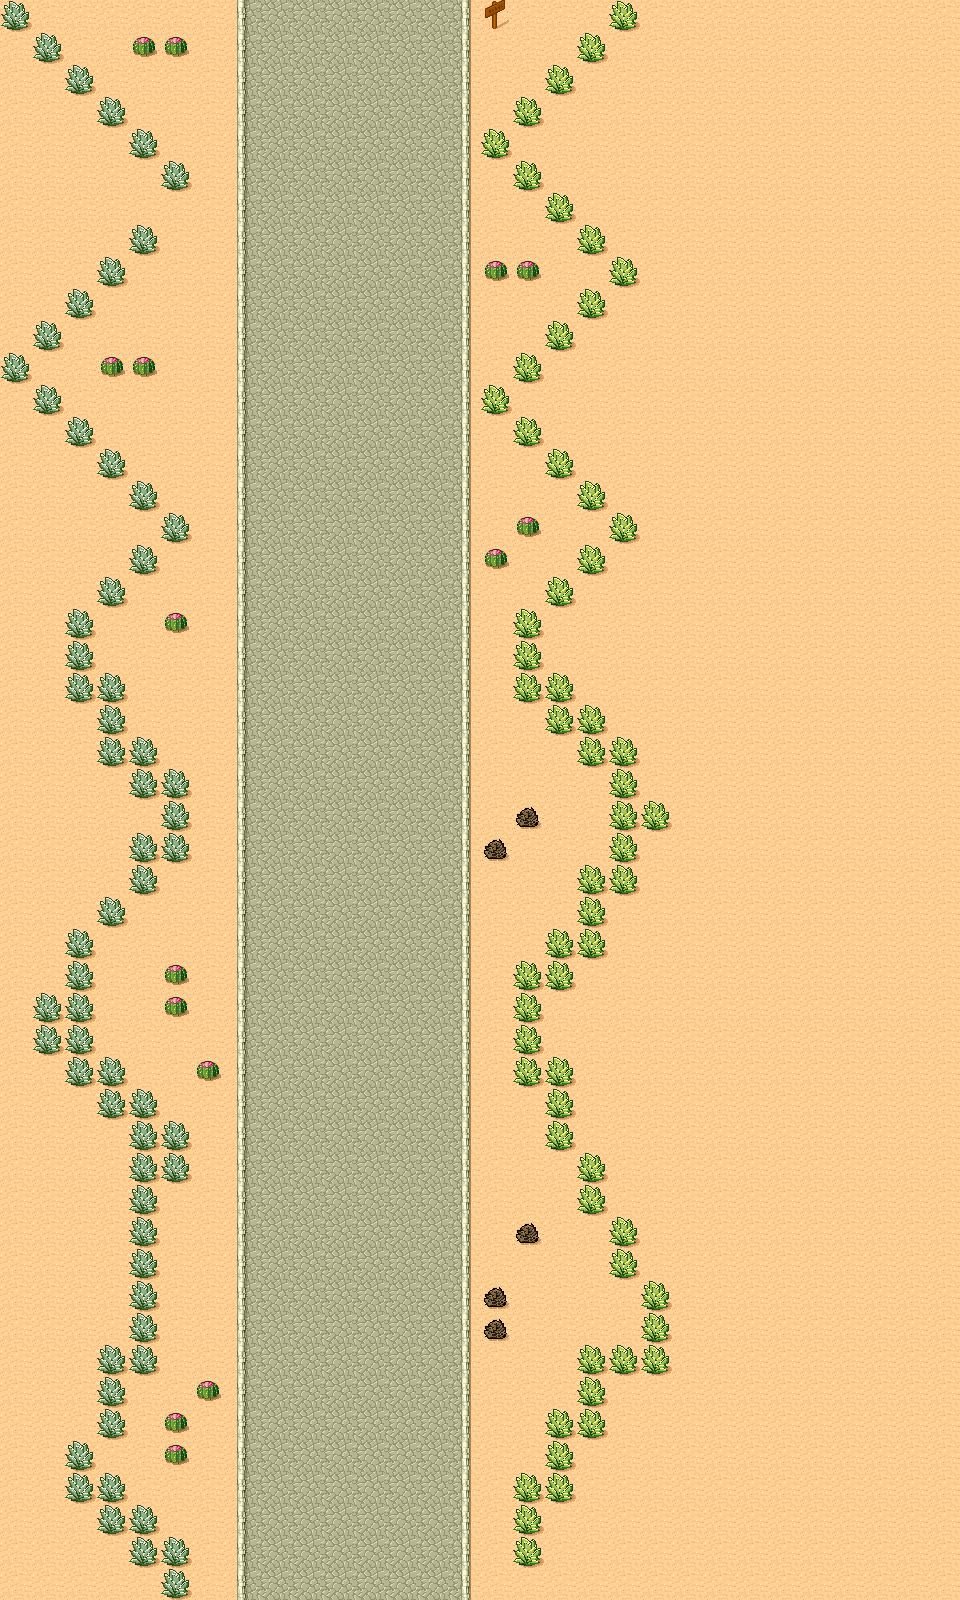

Tiled map render using the project's own tile images. Description and the whole map definition, tile-layer contents included, below:
An orthogonal 30x50 tile map with 32x32 px tiles, 1 tile layer (Background) and 2 objects (Circle, myCar).

<map version="1.2" tiledversion="1.2.1" orientation="orthogonal" renderorder="left-down" width="30" height="50" tilewidth="32" tileheight="32" infinite="0" nextlayerid="7" nextobjectid="19">
 <tileset firstgid="1" source="TestMap.tsx" />
 <layer id="3" name="Background" width="30" height="50">
  <data encoding="csv">
38,30,30,30,30,30,30,33,34,34,34,34,34,34,35,46,30,30,30,40,30,30,30,30,30,30,30,30,30,30,
30,38,30,30,31,31,30,33,34,34,34,34,34,34,35,30,30,30,40,30,30,30,30,30,30,30,30,30,30,30,
30,30,38,30,30,30,30,33,34,34,34,34,34,34,35,30,30,40,30,30,30,30,30,30,30,30,30,30,30,30,
30,30,30,38,30,30,30,33,34,34,34,34,34,34,35,30,40,30,30,30,30,30,30,30,30,30,30,30,30,30,
30,30,30,30,38,30,30,33,34,34,34,34,34,34,35,40,30,30,30,30,30,30,30,30,30,30,30,30,30,30,
30,30,30,30,30,38,30,33,34,34,34,34,34,34,35,30,40,30,30,30,30,30,30,30,30,30,30,30,30,30,
30,30,30,30,30,30,30,33,34,34,34,34,34,34,35,30,30,40,30,30,30,30,30,30,30,30,30,30,30,30,
30,30,30,30,38,30,30,33,34,34,34,34,34,34,35,30,30,30,40,30,30,30,30,30,30,30,30,30,30,30,
30,30,30,38,30,30,30,33,34,34,34,34,34,34,35,31,31,30,30,40,30,30,30,30,30,30,30,30,30,30,
30,30,38,30,30,30,30,33,34,34,34,34,34,34,35,30,30,30,40,30,30,30,30,30,30,30,30,30,30,30,
30,38,30,30,30,30,30,33,34,34,34,34,34,34,35,30,30,40,30,30,30,30,30,30,30,30,30,30,30,30,
38,30,30,31,31,30,30,33,34,34,34,34,34,34,35,30,40,30,30,30,30,30,30,30,30,30,30,30,30,30,
30,38,30,30,30,30,30,33,34,34,34,34,34,34,35,40,30,30,30,30,30,30,30,30,30,30,30,30,30,30,
30,30,38,30,30,30,30,33,34,34,34,34,34,34,35,30,40,30,30,30,30,30,30,30,30,30,30,30,30,30,
30,30,30,38,30,30,30,33,34,34,34,34,34,34,35,30,30,40,30,30,30,30,30,30,30,30,30,30,30,30,
30,30,30,30,38,30,30,33,34,34,34,34,34,34,35,30,30,30,40,30,30,30,30,30,30,30,30,30,30,30,
30,30,30,30,30,38,30,33,34,34,34,34,34,34,35,30,31,30,30,40,30,30,30,30,30,30,30,30,30,30,
30,30,30,30,38,30,30,33,34,34,34,34,34,34,35,31,30,30,40,30,30,30,30,30,30,30,30,30,30,30,
30,30,30,38,30,30,30,33,34,34,34,34,34,34,35,30,30,40,30,30,30,30,30,30,30,30,30,30,30,30,
30,30,38,30,30,31,30,33,34,34,34,34,34,34,35,30,40,30,30,30,30,30,30,30,30,30,30,30,30,30,
30,30,38,30,30,30,30,33,34,34,34,34,34,34,35,30,40,30,30,30,30,30,30,30,30,30,30,30,30,30,
30,30,38,38,30,30,30,33,34,34,34,34,34,34,35,30,40,40,30,30,30,30,30,30,30,30,30,30,30,30,
30,30,30,38,30,30,30,33,34,34,34,34,34,34,35,30,30,40,40,30,30,30,30,30,30,30,30,30,30,30,
30,30,30,38,38,30,30,33,34,34,34,34,34,34,35,30,30,30,40,40,30,30,30,30,30,30,30,30,30,30,
30,30,30,30,38,38,30,33,34,34,34,34,34,34,35,30,30,30,30,40,30,30,30,30,30,30,30,30,30,30,
30,30,30,30,30,38,30,33,34,34,34,34,34,34,35,30,47,30,30,40,40,30,30,30,30,30,30,30,30,30,
30,30,30,30,38,38,30,33,34,34,34,34,34,34,35,47,30,30,30,40,30,30,30,30,30,30,30,30,30,30,
30,30,30,30,38,30,30,33,34,34,34,34,34,34,35,30,30,30,40,40,30,30,30,30,30,30,30,30,30,30,
30,30,30,38,30,30,30,33,34,34,34,34,34,34,35,30,30,30,40,30,30,30,30,30,30,30,30,30,30,30,
30,30,38,30,30,30,30,33,34,34,34,34,34,34,35,30,30,40,40,30,30,30,30,30,30,30,30,30,30,30,
30,30,38,30,30,31,30,33,34,34,34,34,34,34,35,30,40,40,30,30,30,30,30,30,30,30,30,30,30,30,
30,38,38,30,30,31,30,33,34,34,34,34,34,34,35,30,40,30,30,30,30,30,30,30,30,30,30,30,30,30,
30,38,38,30,30,30,30,33,34,34,34,34,34,34,35,30,40,30,30,30,30,30,30,30,30,30,30,30,30,30,
30,30,38,38,30,30,31,33,34,34,34,34,34,34,35,30,40,40,30,30,30,30,30,30,30,30,30,30,30,30,
30,30,30,38,38,30,30,33,34,34,34,34,34,34,35,30,30,40,30,30,30,30,30,30,30,30,30,30,30,30,
30,30,30,30,38,38,30,33,34,34,34,34,34,34,35,30,30,40,30,30,30,30,30,30,30,30,30,30,30,30,
30,30,30,30,38,38,30,33,34,34,34,34,34,34,35,30,30,30,40,30,30,30,30,30,30,30,30,30,30,30,
30,30,30,30,38,30,30,33,34,34,34,34,34,34,35,30,30,30,40,30,30,30,30,30,30,30,30,30,30,30,
30,30,30,30,38,30,30,33,34,34,34,34,34,34,35,30,47,30,30,40,30,30,30,30,30,30,30,30,30,30,
30,30,30,30,38,30,30,33,34,34,34,34,34,34,35,30,30,30,30,40,30,30,30,30,30,30,30,30,30,30,
30,30,30,30,38,30,30,33,34,34,34,34,34,34,35,47,30,30,30,30,40,30,30,30,30,30,30,30,30,30,
30,30,30,30,38,30,30,33,34,34,34,34,34,34,35,47,30,30,30,30,40,30,30,30,30,30,30,30,30,30,
30,30,30,38,38,30,30,33,34,34,34,34,34,34,35,30,30,30,40,40,40,30,30,30,30,30,30,30,30,30,
30,30,30,38,30,30,31,33,34,34,34,34,34,34,35,30,30,30,40,30,30,30,30,30,30,30,30,30,30,30,
30,30,30,38,30,31,30,33,34,34,34,34,34,34,35,30,30,40,40,30,30,30,30,30,30,30,30,30,30,30,
30,30,38,30,30,31,30,33,34,34,34,34,34,34,35,30,30,40,30,30,30,30,30,30,30,30,30,30,30,30,
30,30,38,38,30,30,30,33,34,34,34,34,34,34,35,30,40,40,30,30,30,30,30,30,30,30,30,30,30,30,
30,30,30,38,38,30,30,33,34,34,34,34,34,34,35,30,40,30,30,30,30,30,30,30,30,30,30,30,30,30,
30,30,30,30,38,38,30,33,34,34,34,34,34,34,35,30,40,30,30,30,30,30,30,30,30,30,30,30,30,30,
30,30,30,30,30,38,30,33,34,34,34,34,34,34,35,30,30,30,30,30,30,30,30,30,30,30,30,30,30,30
</data>
 </layer>
 <objectgroup id="6" name="Collision">
  <object id="18" name="Circle" x="275.835" y="767.412" width="171.412" height="158.605">
   <ellipse />
  </object>
 </objectgroup>
 <objectgroup id="4" name="Objects">
  <object id="7" name="myCar" x="345.09" y="1315.14" width="30.5389" height="30.5389" />
 </objectgroup>
</map>
